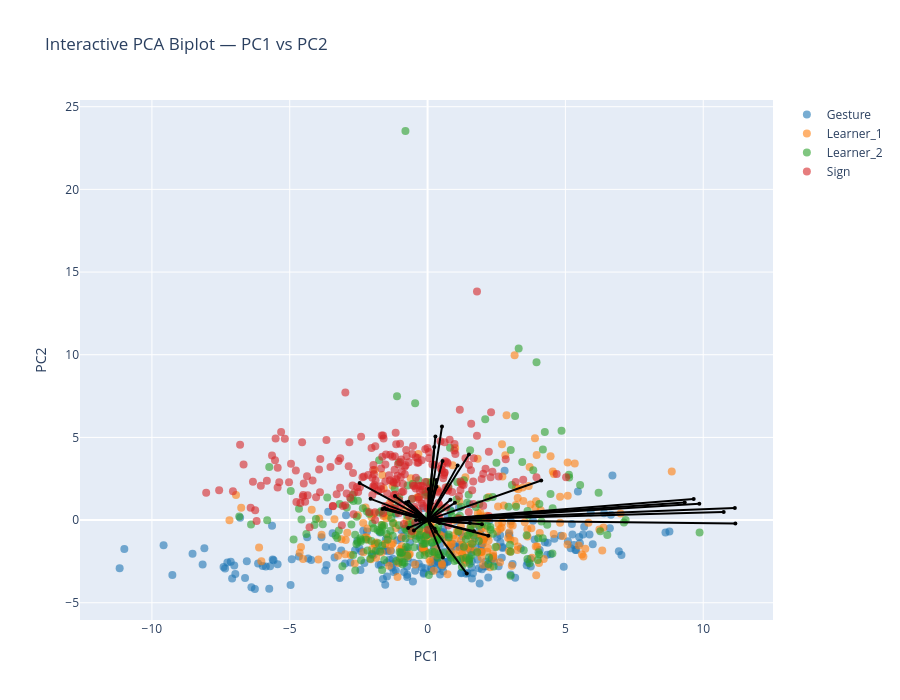

Source (notebook cell):
### Markdown cell above
### Biplot PC1-PC2

### Code cell
pcs_to_plot = [1, 2]  # PC1–PC2

sig_features_GS = (
    df_sig_vars_GS[
        (df_sig_vars_GS["sig_loading"]) &
        (df_sig_vars_GS["PC"].isin(pcs_to_plot))
    ]["feature"]
    .unique()
)

feature_names = df_clean.columns[:-1]
selected_vars = [feature_names.get_loc(f) for f in sig_features_GS if f in feature_names]

arrow_strength = (
    df_sig_vars_GS[df_sig_vars_GS["PC"].isin([1,2])]
    .groupby("feature")["index_loading"]
    .mean()
    .to_dict()
)

interactive_PCA_biplot(
    score=x_new_GS, 
    coeff=loadings_GS, 
    labels=feature_names, 
    y=y, 
    selected_vars=selected_vars, 
    pc_x=1, pc_y=2,
    show_labels=False,
    le=le,
    arrow_strength=arrow_strength
)

# static plot
static_PCA_biplot(
    score=x_new_GS, 
    coeff=loadings_GS, 
    labels=feature_names, 
    y=y, 
    selected_vars=selected_vars, 
    pc_x=1, pc_y=2,
    show_labels=False,
    arrow_strength=arrow_strength,
    le=le,
    save_path=os.path.join(curfolder, "Plots", "PCA_GS_all_PC1_2_biplot.png")
)

### Figure 1 — Plotly figure (JSON) as saved in the notebook; plotly's stock layout.template omitted (floating-point values rounded to 4 significant figures; data arrays with more than 128 entries replaced by an {"elided": "..."} marker saying what was removed)
{"data": [{"hoverinfo": "text", "marker": {"color": "#1f77b4", "opacity": 0.6, "size": 8}, "mode": "markers", "name": "Gesture", "showlegend": true, "text": {"elided": "248 str values"}, "type": "scatter", "x": {"elided": "248 float values"}, "y": {"elided": "248 float values"}}, {"hoverinfo": "text", "marker": {"color": "#ff7f0e", "opacity": 0.6, "size": 8}, "mode": "markers", "name": "Learner_1", "showlegend": true, "text": {"elided": "244 str values"}, "type": "scatter", "x": {"elided": "244 float values"}, "y": {"elided": "244 float values"}}, {"hoverinfo": "text", "marker": {"color": "#2ca02c", "opacity": 0.6, "size": 8}, "mode": "markers", "name": "Learner_2", "showlegend": true, "text": {"elided": "240 str values"}, "type": "scatter", "x": {"elided": "240 float values"}, "y": {"elided": "240 float values"}}, {"hoverinfo": "text", "marker": {"color": "#d62728", "opacity": 0.6, "size": 8}, "mode": "markers", "name": "Sign", "showlegend": true, "text": {"elided": "239 str values"}, "type": "scatter", "x": {"elided": "239 float values"}, "y": {"elided": "239 float values"}}, {"hoverinfo": "text", "hovertext": "gross__magnitude__arm_speed_Gmean", "line": {"color": "black"}, "marker": {"size": 4}, "mode": "lines+markers", "showlegend": false, "textposition": "top center", "type": "scatter", "x": [0, 0.9924], "y": [0, 1.042]}, {"hoverinfo": "text", "hovertext": "gross__variability__arm_speed_Gstd", "line": {"color": "black"}, "marker": {"size": 4}, "mode": "lines+markers", "showlegend": false, "textposition": "top center", "type": "scatter", "x": [0, 10.74], "y": [0, 0.4937]}, {"hoverinfo": "text", "hovertext": "gross__magnitude__arm_speed_peak_mean", "line": {"color": "black"}, "marker": {"size": 4}, "mode": "lines+markers", "showlegend": false, "textposition": "top center", "type": "scatter", "x": [0, 9.858], "y": [0, 0.9843]}, {"hoverinfo": "text", "hovertext": "gross__variability__arm_speed_peak_std", "line": {"color": "black"}, "marker": {"size": 4}, "mode": "lines+markers", "showlegend": false, "textposition": "top center", "type": "scatter", "x": [0, 0.4336], "y": [0, -0.1704]}, {"hoverinfo": "text", "hovertext": "gross__rhythm__arm_speed_peak_n", "line": {"color": "black"}, "marker": {"size": 4}, "mode": "lines+markers", "showlegend": false, "textposition": "top center", "type": "scatter", "x": [0, -0.7036], "y": [0, -0.4715]}, {"hoverinfo": "text", "hovertext": "gross__rhythm__arm_speed_peak_rate", "line": {"color": "black"}, "marker": {"size": 4}, "mode": "lines+markers", "showlegend": false, "textposition": "top center", "type": "scatter", "x": [0, -2.068], "y": [0, 1.284]}, {"hoverinfo": "text", "hovertext": "gross__rhythm__arm_speed_mod_depth", "line": {"color": "black"}, "marker": {"size": 4}, "mode": "lines+markers", "showlegend": false, "textposition": "top center", "type": "scatter", "x": [0, 9.655], "y": [0, 1.281]}, {"hoverinfo": "text", "hovertext": "gross__magnitude__arm_acc_Gmean", "line": {"color": "black"}, "marker": {"size": 4}, "mode": "lines+markers", "showlegend": false, "textposition": "top center", "type": "scatter", "x": [0, 4.122], "y": [0, 2.392]}, {"hoverinfo": "text", "hovertext": "gross__variability__arm_acc_Gstd", "line": {"color": "black"}, "marker": {"size": 4}, "mode": "lines+markers", "showlegend": false, "textposition": "top center", "type": "scatter", "x": [0, 11.16], "y": [0, -0.2104]}, {"hoverinfo": "text", "hovertext": "gross__magnitude__arm_acc_peak_mean", "line": {"color": "black"}, "marker": {"size": 4}, "mode": "lines+markers", "showlegend": false, "textposition": "top center", "type": "scatter", "x": [0, 11.15], "y": [0, 0.7282]}, {"hoverinfo": "text", "hovertext": "gross__variability__arm_acc_peak_std", "line": {"color": "black"}, "marker": {"size": 4}, "mode": "lines+markers", "showlegend": false, "textposition": "top center", "type": "scatter", "x": [0, 1.685], "y": [0, -0.6695]}, {"hoverinfo": "text", "hovertext": "gross__rhythm__arm_acc_peak_n", "line": {"color": "black"}, "marker": {"size": 4}, "mode": "lines+markers", "showlegend": false, "textposition": "top center", "type": "scatter", "x": [0, -0.4968], "y": [0, -0.6338]}, {"hoverinfo": "text", "hovertext": "gross__rhythm__arm_acc_peak_rate", "line": {"color": "black"}, "marker": {"size": 4}, "mode": "lines+markers", "showlegend": false, "textposition": "top center", "type": "scatter", "x": [0, -1.561], "y": [0, 0.7263]}, {"hoverinfo": "text", "hovertext": "gross__rhythm__arm_acc_mod_depth", "line": {"color": "black"}, "marker": {"size": 4}, "mode": "lines+markers", "showlegend": false, "textposition": "top center", "type": "scatter", "x": [0, 9.329], "y": [0, 1.06]}, {"hoverinfo": "text", "hovertext": "gross__magnitude__arm_speed_integral", "line": {"color": "black"}, "marker": {"size": 4}, "mode": "lines+markers", "showlegend": false, "textposition": "top center", "type": "scatter", "x": [0, 1.534], "y": [0, -0.1816]}, {"hoverinfo": "text", "hovertext": "gross__rhythm__arm_speed_sampen", "line": {"color": "black"}, "marker": {"size": 4}, "mode": "lines+markers", "showlegend": false, "textposition": "top center", "type": "scatter", "x": [0, -2.464], "y": [0, 2.237]}, {"hoverinfo": "text", "hovertext": "gross__smoothness__arm_intermittency", "line": {"color": "black"}, "marker": {"size": 4}, "mode": "lines+markers", "showlegend": false, "textposition": "top center", "type": "scatter", "x": [0, 1.423], "y": [0, -3.237]}, {"hoverinfo": "text", "hovertext": "gross__smoothness__arm_sparc", "line": {"color": "black"}, "marker": {"size": 4}, "mode": "lines+markers", "showlegend": false, "textposition": "top center", "type": "scatter", "x": [0, -0.4179], "y": [0, 0.0121]}, {"hoverinfo": "text", "hovertext": "gross__rhythm__band1_band_power_totalarm", "line": {"color": "black"}, "marker": {"size": 4}, "mode": "lines+markers", "showlegend": false, "textposition": "top center", "type": "scatter", "x": [0, 2.204], "y": [0, -0.9517]}, {"hoverinfo": "text", "hovertext": "gross__rhythm__band1_centroid_totalarm", "line": {"color": "black"}, "marker": {"size": 4}, "mode": "lines+markers", "showlegend": false, "textposition": "top center", "type": "scatter", "x": [0, -1.184], "y": [0, 1.451]}, {"hoverinfo": "text", "hovertext": "gross__rhythm__band1_entropy_totalarm", "line": {"color": "black"}, "marker": {"size": 4}, "mode": "lines+markers", "showlegend": false, "textposition": "top center", "type": "scatter", "x": [0, -0.07206], "y": [0, -0.04938]}, {"hoverinfo": "text", "hovertext": "gross__rhythm__band2_band_power_totalarm", "line": {"color": "black"}, "marker": {"size": 4}, "mode": "lines+markers", "showlegend": false, "textposition": "top center", "type": "scatter", "x": [0, -1.475], "y": [0, 0.6515]}, {"hoverinfo": "text", "hovertext": "gross__rhythm__band2_centroid_totalarm", "line": {"color": "black"}, "marker": {"size": 4}, "mode": "lines+markers", "showlegend": false, "textposition": "top center", "type": "scatter", "x": [0, -0.2858], "y": [0, -0.01017]}, {"hoverinfo": "text", "hovertext": "gross__rhythm__band2_entropy_totalarm", "line": {"color": "black"}, "marker": {"size": 4}, "mode": "lines+markers", "showlegend": false, "textposition": "top center", "type": "scatter", "x": [0, -0.1357], "y": [0, -0.01378]}, {"hoverinfo": "text", "hovertext": "gross__rhythm__band3_band_power_totalarm", "line": {"color": "black"}, "marker": {"size": 4}, "mode": "lines+markers", "showlegend": false, "textposition": "top center", "type": "scatter", "x": [0, -1.635], "y": [0, 0.6686]}, {"hoverinfo": "text", "hovertext": "gross__rhythm__band3_centroid_totalarm", "line": {"color": "black"}, "marker": {"size": 4}, "mode": "lines+markers", "showlegend": false, "textposition": "top center", "type": "scatter", "x": [0, -0.7829], "y": [0, 1.066]}, {"hoverinfo": "text", "hovertext": "gross__rhythm__band3_entropy_totalarm", "line": {"color": "black"}, "marker": {"size": 4}, "mode": "lines+markers", "showlegend": false, "textposition": "top center", "type": "scatter", "x": [0, -0.6966], "y": [0, 1.115]}, {"hoverinfo": "text", "hovertext": "gross__magnitude__bbmv_arms_total", "line": {"color": "black"}, "marker": {"size": 4}, "mode": "lines+markers", "showlegend": false, "textposition": "top center", "type": "scatter", "x": [0, 1.972], "y": [0, -0.2492]}, {"hoverinfo": "text", "hovertext": "gross__coordination__arm_coupling", "line": {"color": "black"}, "marker": {"size": 4}, "mode": "lines+markers", "showlegend": false, "textposition": "top center", "type": "scatter", "x": [0, 0.3235], "y": [0, 0.1356]}, {"hoverinfo": "text", "hovertext": "gross__proxdist__proximalization_index", "line": {"color": "black"}, "marker": {"size": 4}, "mode": "lines+markers", "showlegend": false, "textposition": "top center", "type": "scatter", "x": [0, -0.1184], "y": [0, -0.09684]}, {"hoverinfo": "text", "hovertext": "fine__variability__thumb_index_std", "line": {"color": "black"}, "marker": {"size": 4}, "mode": "lines+markers", "showlegend": false, "textposition": "top center", "type": "scatter", "x": [0, 1.091], "y": [0, 3.295]}, {"hoverinfo": "text", "hovertext": "fine__variability__thumb_opposition_std", "line": {"color": "black"}, "marker": {"size": 4}, "mode": "lines+markers", "showlegend": false, "textposition": "top center", "type": "scatter", "x": [0, 0.828], "y": [0, 1.225]}, {"hoverinfo": "text", "hovertext": "fine__handshape__handshape_size_mean", "line": {"color": "black"}, "marker": {"size": 4}, "mode": "lines+markers", "showlegend": false, "textposition": "top center", "type": "scatter", "x": [0, 0.2589], "y": [0, -0.5198]}, {"hoverinfo": "text", "hovertext": "fine__variability__handshape_size_std", "line": {"color": "black"}, "marker": {"size": 4}, "mode": "lines+markers", "showlegend": false, "textposition": "top center", "type": "scatter", "x": [0, 0.2964], "y": [0, -0.6926]}, {"hoverinfo": "text", "hovertext": "fine__variability__handshape_variability", "line": {"color": "black"}, "marker": {"size": 4}, "mode": "lines+markers", "showlegend": false, "textposition": "top center", "type": "scatter", "x": [0, 1.5], "y": [0, 3.971]}, {"hoverinfo": "text", "hovertext": "fine__smoothness__flexion_intermittency", "line": {"color": "black"}, "marker": {"size": 4}, "mode": "lines+markers", "showlegend": false, "textposition": "top center", "type": "scatter", "x": [0, 0.5566], "y": [0, -2.255]}, {"hoverinfo": "text", "hovertext": "fine__coordination__finger_independence", "line": {"color": "black"}, "marker": {"size": 4}, "mode": "lines+markers", "showlegend": false, "textposition": "top center", "type": "scatter", "x": [0, -0.4167], "y": [0, 0.3509]}, {"hoverinfo": "text", "hovertext": "fine__variability__flexion_entropy", "line": {"color": "black"}, "marker": {"size": 4}, "mode": "lines+markers", "showlegend": false, "textposition": "top center", "type": "scatter", "x": [0, -0.1168], "y": [0, 0.09658]}, {"hoverinfo": "text", "hovertext": "fine__handshape__fingertip_spread_mean", "line": {"color": "black"}, "marker": {"size": 4}, "mode": "lines+markers", "showlegend": false, "textposition": "top center", "type": "scatter", "x": [0, 0.5229], "y": [0, 5.654]}, {"hoverinfo": "text", "hovertext": "fine__variability__fingertip_spread_std", "line": {"color": "black"}, "marker": {"size": 4}, "mode": "lines+markers", "showlegend": false, "textposition": "top center", "type": "scatter", "x": [0, 0.2421], "y": [0, 4.419]}, {"hoverinfo": "text", "hovertext": "fine__handshape__thumb_index_mean", "line": {"color": "black"}, "marker": {"size": 4}, "mode": "lines+markers", "showlegend": false, "textposition": "top center", "type": "scatter", "x": [0, 0.2847], "y": [0, 5.062]}, {"hoverinfo": "text", "hovertext": "fine__handshape__mcp_tip_mean", "line": {"color": "black"}, "marker": {"size": 4}, "mode": "lines+markers", "showlegend": false, "textposition": "top center", "type": "scatter", "x": [0, 0.3241], "y": [0, 2.013]}, {"hoverinfo": "text", "hovertext": "fine__variability__mcp_tip_std", "line": {"color": "black"}, "marker": {"size": 4}, "mode": "lines+markers", "showlegend": false, "textposition": "top center", "type": "scatter", "x": [0, 0.1486], "y": [0, 1.024]}, {"hoverinfo": "text", "hovertext": "fine__handshape__thumb_opposition_mean", "line": {"color": "black"}, "marker": {"size": 4}, "mode": "lines+markers", "showlegend": false, "textposition": "top center", "type": "scatter", "x": [0, 0.04145], "y": [0, 1.874]}, {"hoverinfo": "text", "hovertext": "fine__magnitude__flexion_speed_mean", "line": {"color": "black"}, "marker": {"size": 4}, "mode": "lines+markers", "showlegend": false, "textposition": "top center", "type": "scatter", "x": [0, 0.5427], "y": [0, 3.568]}, {"hoverinfo": "text", "hovertext": "fine__variability__flexion_speed_std", "line": {"color": "black"}, "marker": {"size": 4}, "mode": "lines+markers", "showlegend": false, "textposition": "top center", "type": "scatter", "x": [0, 0.3217], "y": [0, 2.429]}], "layout": {"height": 700, "hovermode": "closest", "title": {"text": "Interactive PCA Biplot — PC1 vs PC2"}, "width": 900, "xaxis": {"title": {"text": "PC1"}}, "yaxis": {"title": {"text": "PC2"}}}}
